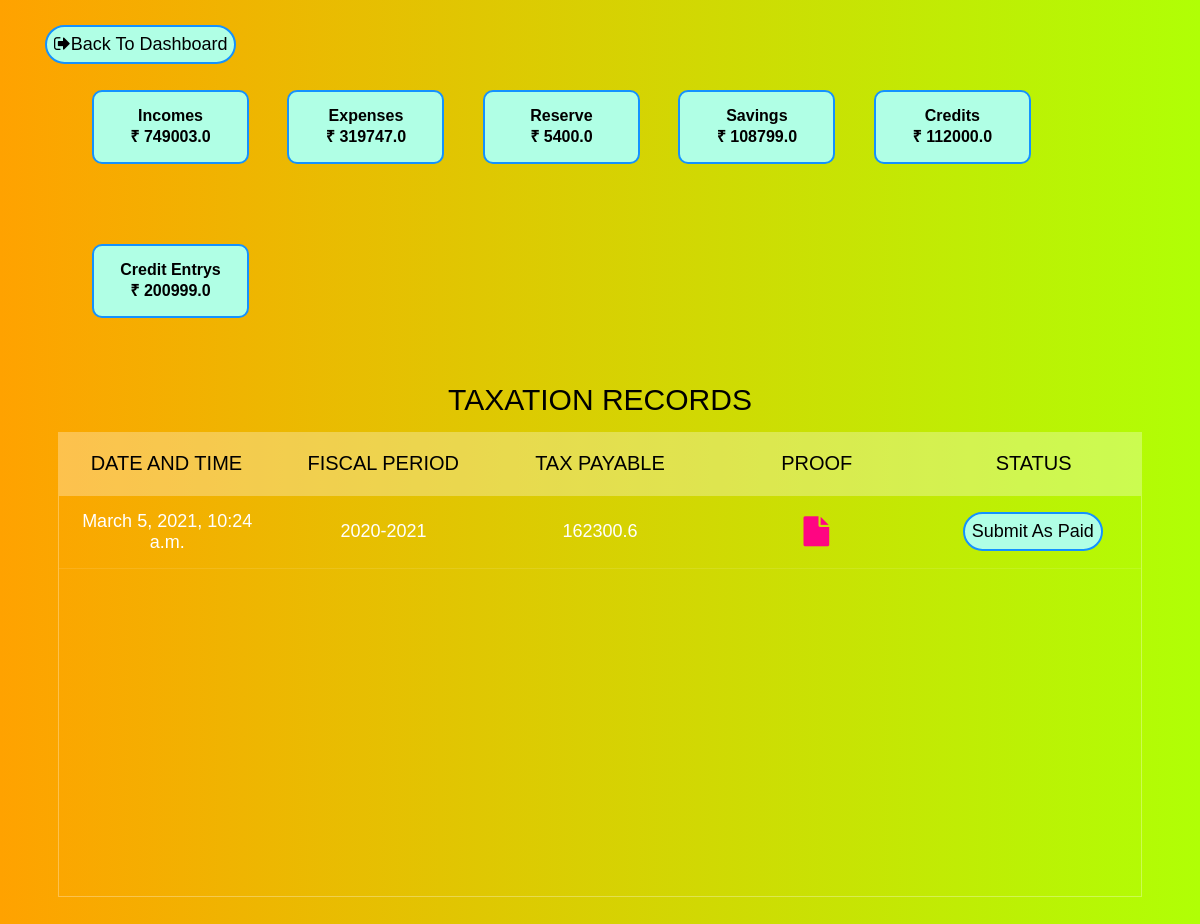
The app's page /taxation (signed in) with its own data.
### budget/models.py (models this page shows)
class taxation(models.Model):
	useremail = models.ForeignKey(usertable,on_delete=models.CASCADE)
	date = models.DateTimeField(auto_now=True)
	duration = models.CharField(max_length=100) # fiscal year
	payableamt = models.FloatField()
	status = models.BooleanField()
	proof = models.FileField(upload_to='images',default='images/no-proof.png')

### budget/views.py (the view)
# urls.py: path('taxation',views.taxationpage),
def taxationpage(request):
	CalculateTax(request)
	taxobjects = taxation.objects.filter(useremail=request.session['useremail'])
	totalincome = income.objects.filter(useremail=request.session['useremail']).aggregate(Sum('amount'))['amount__sum']
	totalexpense = expense.objects.filter(useremail=request.session['useremail']).aggregate(Sum('amount'))['amount__sum']
	totalsavings = savings.objects.filter(useremail=request.session['useremail']).aggregate(Sum('amount'))['amount__sum']
	totalgeneralreserves = generalreserve.objects.filter(useremail=request.session['useremail']).aggregate(Sum('reserveamt'))['reserveamt__sum']
	totalcredits = credit.objects.filter(useremail=request.session['useremail']).aggregate(Sum('creditbalance'))['creditbalance__sum']
	totalcreditentrys = creditentry.objects.filter(useremail=request.session['useremail']).aggregate(Sum('amountpaid'))['amountpaid__sum']
	current_fiscal_month = int(datetime.now().strftime('%m'))
	current_fiscal_year = int(datetime.now().strftime('%Y'))
	if current_fiscal_month < 4:
		current_fiscal_period = str(current_fiscal_year - 1) + '-' + str(current_fiscal_year)
	else:
		current_fiscal_period = str(current_fiscal_year) + '-' + str(current_fiscal_year + 1)
	return render(request,'taxation.html',{'taxobjects':taxobjects,'totalincome':totalincome,'totalexpense':totalexpense,'totalsavings':totalsavings,'totalgeneralreserves':totalgeneralreserves,'totalcredits':totalcredits,'totalcreditentrys':totalcreditentrys,'current_fiscal_period':current_fiscal_period});

### budget/templates/taxation.html (shortened to what this page needs)
<!DOCTYPE html>
<html lang="en" >
<head>
  <link rel="stylesheet" href="https://cdnjs.cloudflare.com/ajax/libs/meyer-reset/2.0/reset.min.css">
  <link rel="stylesheet" href="https://cdnjs.cloudflare.com/ajax/libs/font-awesome/4.7.0/css/font-awesome.min.css">
</head>
<body>
<section>
  <div class="floatingtag" style="position: fixed;left: 45px;top: 10px;background-color: #b0ffe5;padding: 7px;border-radius: 50px;
  border: 2px solid #1492ff;
  margin-right: 15px;
  margin-top: 15px;">
    <a href="backtodashboard" style="text-decoration: none;font-size: 18px;color: #000000"><i class="fa fa-sign-out" aria-hidden="true"></i>Back To Dashboard</a>
  </div>
  <div class="modeldetails">
    <ul>
      <li>Incomes<br>{% if totalincome == None %} None {% else %} &#8377; {{totalincome}} {% endif %}</li>
      <li>Expenses<br>{% if totalexpense == None %} None {% else %} &#8377; {{totalexpense}} {% endif %}</li>
      <li>Reserve<br>{% if totalgeneralreserves == None %} None {% else %} &#8377; {{totalgeneralreserves}} {% endif %}</li>
      <li>Savings<br>{% if totalsavings == None %} None {% else %} &#8377; {{totalsavings}} {% endif %}</li>
      <li>Credits<br>{% if totalcredits == None %} None {% else %} &#8377; {{totalcredits}} {% endif %}</li>
      <li>Credit Entrys<br>{% if totalcreditentrys == None %} None {% else %} &#8377; {{totalcreditentrys}} {% endif %}</li>
    </ul>
  </div>
  <h1>TAXATION RECORDS</h1>
  <div class="tbl-header">
    <table cellpadding="0" cellspacing="0" border="0">
      <thead>
        <tr>
          <th>Date and Time</th>
          <th>Fiscal Period</th>
          <th>Tax Payable</th>
          <th>Proof</th>
          <th>Status</th>
        </tr>
      </thead>
    </table>
  </div>
  <div class="tbl-content">
    <table cellpadding="0" cellspacing="0" border="0">
      <tbody>
        <tr>
          {% for taxobj in taxobjects %}
          <td>{{taxobj.date}}</td>
          <td>{{taxobj.duration}}</td>
          <td>{{taxobj.payableamt}}</td>
          <td><a href="{{taxobj.proof.url}}"><i class="fa fa-file" style="color: #ff0582;font-size: 30px;"></i></a></td>
          <td>{% if taxobj.status == False and current_fiscal_period != taxobj.duration %}<button class="tooltip" id="myBtn" disabled style="text-decoration: none;font-size: 18px;color: #000000;background-color: #b0ffe5;padding: 7px;border-radius: 50px;
  border: 2px solid #1492ff;
  ">Submit As Paid</button> {% endif %} </td>
        </tr>
      </tbody>
    </table>
      {% endfor%}
  </div>
</section>
</body>
</html>

### budget/templates/taxation.html (style rules this page uses)
h1 { font-size: 30px; color: #000000; text-transform: uppercase; font-weight: 300; text-align: center; margin-bottom: 15px; }
table { width:100%; table-layout: fixed; }
.tbl-header { background-color: rgba(255,255,255,0.3); }
.tbl-content { height:400px; overflow-x:auto; margin-top: 0px; border: 1px solid rgba(255,255,255,0.3); }
th { padding: 20px 15px; text-align: center; font-weight: 500; font-size: 20px; color: #000000; text-transform: uppercase; }
td { padding: 15px; text-align: center; vertical-align:middle; font-weight: 300; font-size: 18px; color: #fff; border-bottom: solid 1px rgba(255,255,255,0.1); }
.tooltip { position: relative; display: inline-block; border-bottom: 1px dotted black; }
body { background: -webkit-linear-gradient(left, #ffa200, #73c7ff); background: linear-gradient(to right, #ffa200, #b0ff05); font-family: 'Roboto', sans-serif; }
section { margin: 50px; }
body { font-family: Arial, Helvetica, sans-serif; }
li { background-color: #b0ffe5; border: 2px solid #1492ff; display: inline-block; padding: 15px; margin: 40px; border-radius: 10px; width: 123px; margin-left: -6px; text-align: center; font-weight: 600; }

### records on screen
taxation: date "March 5, 2021, 10:24 a.m.", duration "2020-2021", payableamt "162300.6"

### other values on screen
{{ totalincome }} "749003.0"
{{ totalexpense }} "319747.0"
{{ totalgeneralreserves }} "5400.0"
{{ totalsavings }} "108799.0"
{{ totalcredits }} "112000.0"
{{ totalcreditentrys }} "200999.0"
